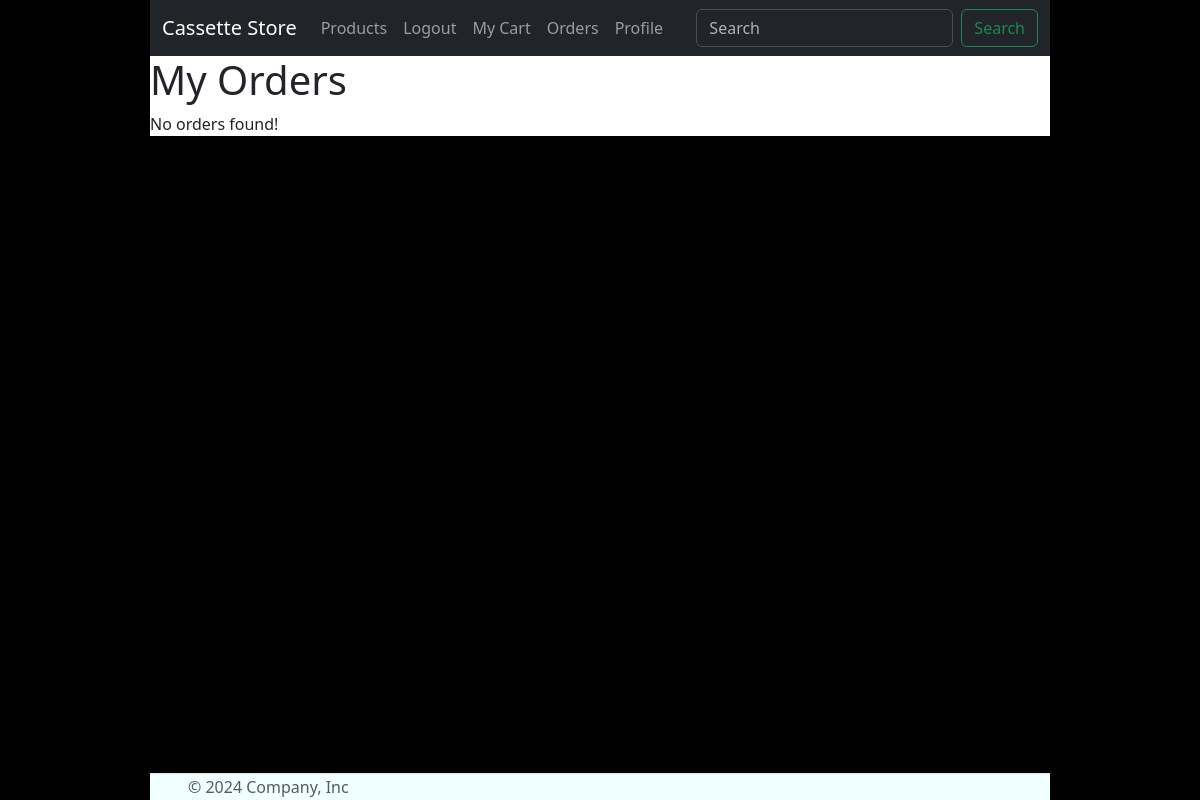
/order_history/ (signed in), run on an earlier commit of the app's database.
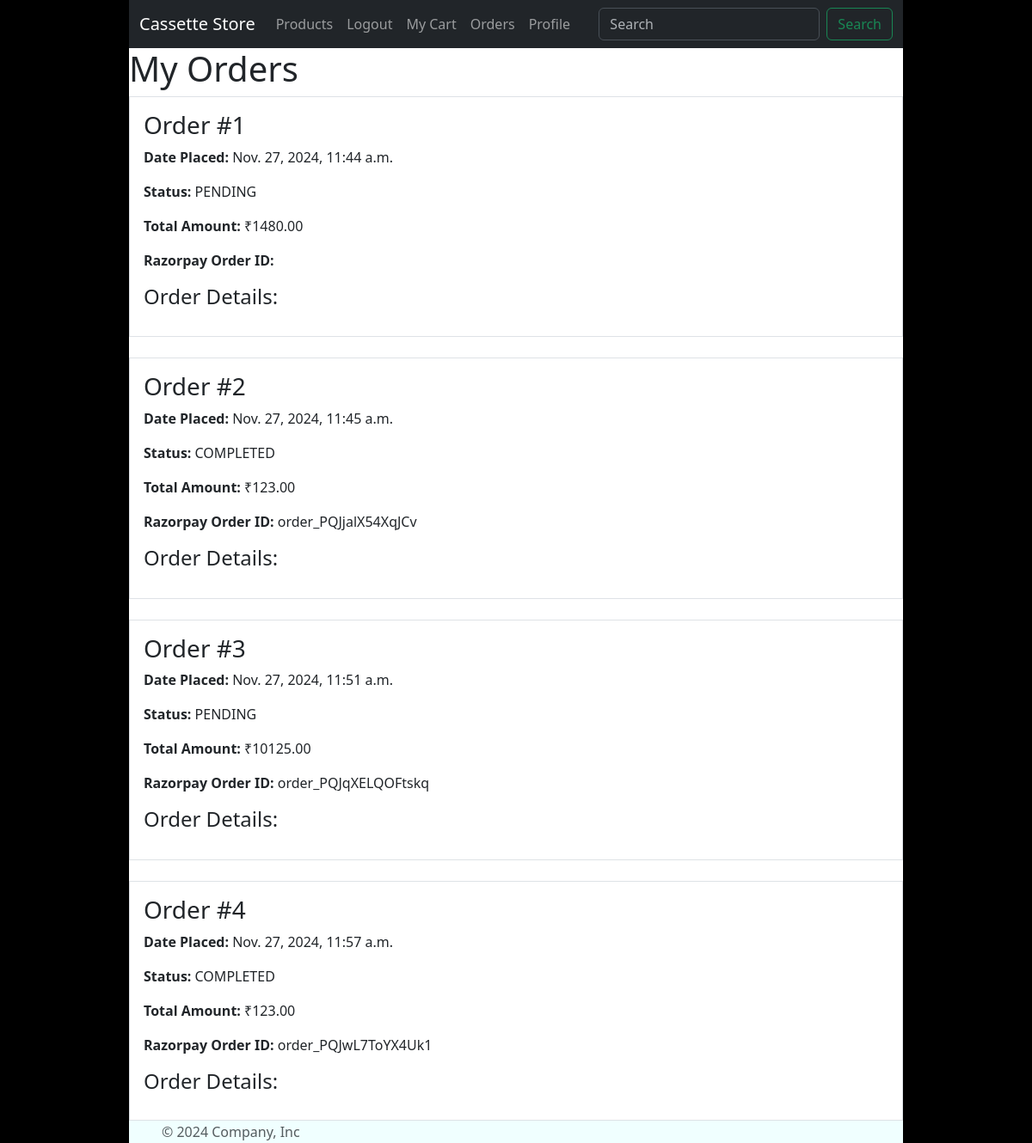
And on a later commit of the database.
### orders/models.py (models this page shows, shortened)
class Order(models.Model):
    user = models.ForeignKey(User, on_delete=models.CASCADE)
    order_date = models.DateTimeField(auto_now_add=True)
    total_amount = models.DecimalField(max_digits=10, decimal_places=2)
    status = models.CharField(max_length=20, choices=[('PENDING','Pending'),('COMPLETED','Completed')])
    razorpay_order_id = models.CharField(max_length=255)

### orders/views.py (the view)
# urls.py: path('order_history/', views.order_history, name='order_history'),
def order_history(request):
    if not request.user.is_authenticated:
        return redirect('login')
    orders = Order.objects.filter(user=request.user).prefetch_related('order_details')
    context =  {
        'orders': orders
        }
    return render(request, 'order_history.html', context)

### orders/templates/order_history.html (shortened to what this page needs)
{% extends 'base.html' %}
{% load static %}
{% block content %}
<h1>My Orders</h1>
{% if orders %}
    {% for order in orders %}
        <div class="order-card mb-4 border p-3">
            <h3>Order #{{ order.id }}</h3>
            <p><strong>Date Placed:</strong> {{ order.order_date }}</p>
            <p><strong>Status:</strong> {{ order.status }}</p>
            <p><strong>Total Amount:</strong> ₹{{ order.total_amount }}</p>
            <p><strong>Razorpay Order ID:</strong> {{ order.razorpay_order_id }}</p>
            <h4>Order Details:</h4>
        </div>
    {% endfor %}
{% else %}
    <p>No orders found!</p>
{% endif %}
{% endblock %}

### myapp/templates/base.html (shortened to what this page needs)
<!DOCTYPE html>
{% load static %}
<html lang="en">
<head>
    <link rel="stylesheet" href="https://cdn.jsdelivr.net/npm/bootstrap-icons@1.11.3/font/bootstrap-icons.min.css">
    <link href="https://cdn.jsdelivr.net/npm/bootstrap@5.3.3/dist/css/bootstrap.min.css" rel="stylesheet">
     <link rel="stylesheet" href="{% static 'css/style.css' %}">
</head>
<body>
    <header>
        <nav class="navbar navbar-expand-lg bg-dark  border-body" data-bs-theme="dark">
            <div class="container-fluid">
              <a class="navbar-brand" href="{% url 'homepage' %}">Cassette Store</a>
              <div class="collapse navbar-collapse" id="navbarSupportedContent">
                <ul class="navbar-nav me-auto mb-2 mb-lg-0">
                  <li class="nav-item">
                    <a class="nav-link" href="{% url 'products' %}">Products</a>
                  </li>
                  {% if user.is_authenticated %}
                  <li class="nav-item">
                    <form action="{% url 'logout' %}" method="post">
                      <button class="nav-link" type="submit">Logout</button>
                    </form>
                  </li>
                    {% if user.is_staff %}
                      <li class="nav-item">
                        <a class="nav-link" href="{% url 'addProduct' %}">Add Product</a>
                      </li>
                      {% else %}
                      <li class="nav-item">
                        <a class="nav-link" href="{% url 'cart:view_cart' %}">My Cart</a>
                      </li>
                      <li class="nav-item">
                        <a class="nav-link" href="{% url 'orders:order_history' %}">Orders</a>
                      </li>
                      <li class="nav-item">
                        <a class="nav-link" href="{% url 'profile' %}">Profile</a>
                      </li>
                    {% endif %}
                  {% endif %}
                </ul>
                <form class="d-flex" role="search" action="{% url 'search' %}" method="get" >
                  <input class="form-control me-2" type="search" placeholder="Search" aria-label="Search" name="q1" value = "{% block search-value %}{% endblock %}">
                  <button class="btn btn-outline-success" type="submit">Search</button>
                </form>
              </div>
            </div>
          </nav>
    </header>
    <main>
        {% block content %}
        {% endblock %}
    </main>
    <footer>
        <footer class="d-flex flex-wrap justify-content-between align-items-center border-top">
            <div class="col-md-4 d-flex align-items-center">
              <a href="/" class="mb-3 me-2 mb-md-0 text-body-secondary text-decoration-none lh-1">
                <svg class="bi" width="30" height="24"><use xlink:href="#bootstrap"></use></svg>
              </a>
              <span class="mb-3 mb-md-0 text-body-secondary">© 2024 Company, Inc</span>
            </div>
            <ul class="nav col-md-4 justify-content-end list-unstyled d-flex">
              <li class="ms-3"><a class="text-body-secondary" href="#"><svg class="bi" width="24" height="24"><use xlink:href="#twitter"></use></svg></a></li>
              <li class="ms-3"><a class="text-body-secondary" href="#"><svg class="bi" width="24" height="24"><use xlink:href="#instagram"></use></svg></a></li>
              <li class="ms-3"><a class="text-body-secondary" href="#"><svg class="bi" width="24" height="24"><use xlink:href="#facebook"></use></svg></a></li>
            </ul>
          </footer>
    </footer>
</body>
</html>

### static/css/style.css (style rules this page uses)
* { padding: 0; margin: 0; box-sizing: border-box; }
html { background-color: rgb(0, 0, 0); }

What changed in the data, as far as the page shows it:
added Order: id "1", order_date "Nov. 27, 2024, 11:44 a.m.", status "PENDING", total_amount "1480.00"
added Order: id "2", order_date "Nov. 27, 2024, 11:45 a.m.", status "COMPLETED", total_amount "123.00", razorpay_order_id "order_PQJjalX54XqJCv"
added Order: id "3", order_date "Nov. 27, 2024, 11:51 a.m.", status "PENDING", total_amount "10125.00", razorpay_order_id "order_PQJqXELQOFtskq"
added Order: id "4", order_date "Nov. 27, 2024, 11:57 a.m.", status "COMPLETED", total_amount "123.00", razorpay_order_id "order_PQJwL7ToYX4Uk1"
Also different on the page:
text no longer shown: "No orders found!"
